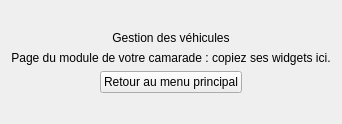
      <widget class="QWidget" name="PVehicule">
       <layout class="QVBoxLayout" name="lay80">
        <item>
         <spacer name="sp75">
          <property name="orientation">
           <enum>Qt::Orientation::Vertical</enum>
          </property>
          <property name="sizeHint" stdset="0">
           <size>
            <width>20</width>
            <height>20</height>
           </size>
          </property>
         </spacer>
        </item>
        <item>
         <widget class="QLabel" name="lblTitreVehicule">
          <property name="text">
           <string>Gestion des véhicules</string>
          </property>
          <property name="alignment">
           <set>Qt::AlignmentFlag::AlignCenter</set>
          </property>
          <property name="h1" stdset="0">
           <bool>true</bool>
          </property>
         </widget>
        </item>
        <item>
         <widget class="QLabel" name="lblInfoVehicule">
          <property name="text">
           <string>Page du module de votre camarade : copiez ses widgets ici.</string>
          </property>
          <property name="alignment">
           <set>Qt::AlignmentFlag::AlignCenter</set>
          </property>
          <property name="muted" stdset="0">
           <bool>true</bool>
          </property>
         </widget>
        </item>
        <item>
         <layout class="QHBoxLayout" name="lay78">
          <item>
           <spacer name="sp76">
            <property name="orientation">
             <enum>Qt::Orientation::Horizontal</enum>
            </property>
            <property name="sizeHint" stdset="0">
             <size>
              <width>20</width>
              <height>20</height>
             </size>
            </property>
           </spacer>
          </item>
          <item>
           <widget class="QPushButton" name="btnRetourMenuVehicule">
            <property name="text">
             <string>Retour au menu principal</string>
            </property>
           </widget>
          </item>
          <item>
           <spacer name="sp77">
            <property name="orientation">
             <enum>Qt::Orientation::Horizontal</enum>
            </property>
            <property name="sizeHint" stdset="0">
             <size>
              <width>20</width>
              <height>20</height>
             </size>
            </property>
           </spacer>
          </item>
         </layout>
        </item>
        <item>
         <spacer name="sp79">
          <property name="orientation">
           <enum>Qt::Orientation::Vertical</enum>
          </property>
          <property name="sizeHint" stdset="0">
           <size>
            <width>20</width>
            <height>20</height>
           </size>
          </property>
         </spacer>
        </item>
       </layout>
      </widget>
